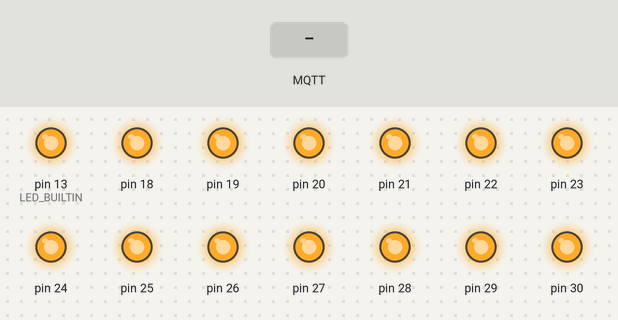
Bench run of a program on a simulated Arduino Mega 2560, built with avr-gcc and run on an emulated ATmega2560. On the bench: output pins drawn as LEDs (lit = HIGH). Inputs (shaded band) come from the test bench. WiFi joins after 1.5 s; servers stay silent unless stated; no MQTT or app messages arrive unless stated; not simulated (calls return 0 or success): Private.h.

Above: at 2.7 s.
2.8 s: MQTT message "1" arrives on the second subscribed topic
At 5.6 s:
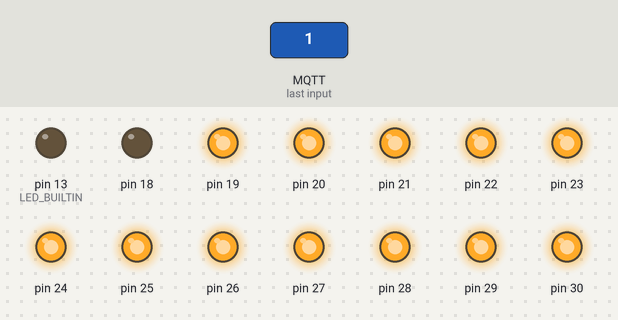
5.8 s: MQTT message "1" arrives on the third subscribed topic
At 6.9 s:
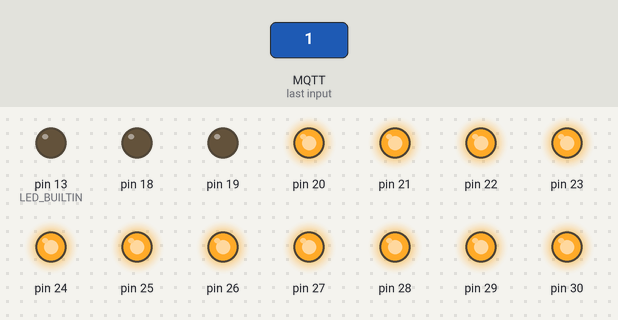
7.3 s: MQTT message "0" arrives on the second subscribed topic
At 8.1 s:
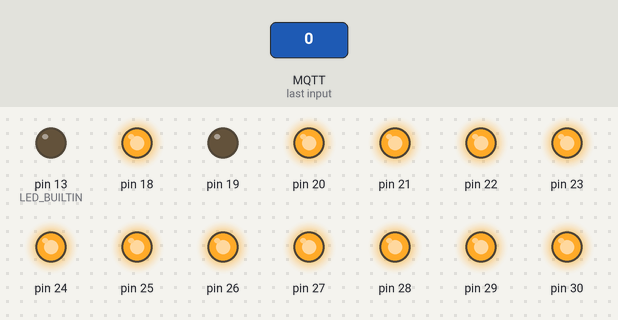
8.8 s: MQTT message "0" arrives on the third subscribed topic
At 9.2 s:
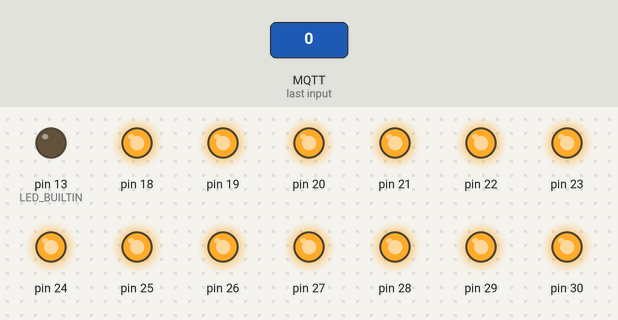
Timing chart, 0 to 11.3 s (numbered marks = the images above; inputs shaded):
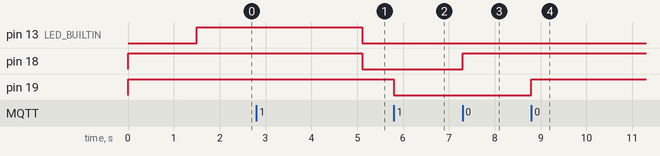

Measured:
- after the input at 2.8 s, pin 18: HIGH → LOW after 2.3 s
- after the input at 5.8 s, pin 19: HIGH → LOW at once
- after the input at 7.3 s, pin 18: LOW → HIGH at once
- after the input at 8.8 s, pin 19: LOW → HIGH at once

The program:

main.cpp
```cpp
//! Follow tasmota MQTT Message flow convention
// https://github.com/arendst/Tasmota/wiki/MQTT-Overview#mqtt-message-flow

#include <Arduino.h>
#include <SPI.h>
#include <Ethernet.h>
#include <PubSubClient.h> // https://pubsubclient.knolleary.net/api.html
#include <stdlib.h>
// #include <TimerAlarms.h>
// * In Definitions.h we #define Serial enable/disable and diferent setings (parameters)!
#include "Definitions.h"
#include "Private.h"
#include "Relay.h"

// MAC address for the controller
byte mac[] = {
  // 0x00, 0xAA, 0xBB, 0xCC, 0xDE, 0x02
   0xDE, 0xAD, 0xBE, 0xEF, 0xFE, 0xED //ot star comp MAC-a
};

//////////*************
//!PLACE YOUR CREDENTIALS IN Private.h as follows:
//////////*************
// MQTT connection parameters:
//const char *mqtt_server = "IP of the server";
//const char *mqttClientId = "your client ID";
//const char *mqtt_user = "mqtt broker user";
//const char *mqtt_pass = "mqtt broker pass";
//////////*************


//////////*************
// Relay MQTT comands/states can be: ON and OFF ???? or 1 and 0 ???? //!
//////////*************
  const long mqtt_reconect_interval = 5000; // 5 seconds
  const long mqtt_stat_msgs_interval = 60000; //one minute for status refresh //300000; 5 min  ???da prashta status na 5 min kato sonoffa????
  unsigned long previous_stat_msgs_Millis = 0;  // will store last time STATUS was send to MQTT

// MQTT reconect in loop - non blocking!!!
  boolean  mqtt_reconnect();
// Handle incomming MQTT messages
  void mqtt_callback(char* topic, byte* payload, unsigned int length);
// MQTT publish STAT message
  void mqtt_publish_stat_message(char* topic, char* payload);
  void mqttPublishStatAllmessage();
// char* string manipulation
int stringToInteger(const char *inputstr);

  EthernetClient ethClient;
  PubSubClient mqttClient(ethClient);
  long lastReconnectAttempt = 0;

// Execute reconect attempt
  boolean reconnect();

// Arduino Mega pinout http://www.circuitstoday.com/wp-content/uploads/2018/02/Arduino-Mega-Pin-Configuration.jpg

// Relay pins for relays 1-32 ordered for the cabble connectors:
// 255 is invalid pin number used for the zero relay
// pins 18,19 and 22 to 48 even to 16 realy board
// pins 20,21,23 to 33 odd 8 relay board top
// pins 35 to 49 odd botom 8 relay board
//! DO NOT USE: Pins 0 and 1 Rx1,TX1 - used by serial
//! DO NOT USE: Pin 4 - SS pin for the SD card
//! DO NOT USE: Pin 10 - SS for the Ethernet module (10 is default)
//! DO NOT USE: Pin 13 - LED_BUILT_IN pin
//! DO NOT USE: 50, 51, 52, 53 - SPI pins for the Ethernet shield /on the raiser header or on he pin headers/
//! DO NOT USE: 54 do not use, needs to be set to Output HIGH

//! WARNING ! PIN 40 AND 39 SWAPPED BECOUSE OF WRONG CABLE!!!! USE THIS ORDER WITH THE CURRENT CABLE
     int relayPins[33] = {255, 18,19,20,21,22,23,24,25,26,27,28,29,30,31,32,33,34,35,36,37,38,39,40,41,42,43,44,45,46,48,47,49};
//! THE LINE BELOW IS THE ONE WIT THE RIGHT ORDER OF PINS TO BE USED WITH NEW CABLE
    //  int relayPins[33] = {255, 18,19,20,21,22,23,24,25,26,27,28,29,30,31,32,33,34,35,36,37,38,39,40,41,42,43,44,45,46,47,48,49};
     int ssrPins[6] = {2,3,5,6,7,8};
  // int relayPins[33] = {255, 18,19,22,24,26,28,30,32,34,36,38,40,42,44,46,48,20,21,23,25,27,29,31,33,35,37,39,41,43,45,47,49};


// SS pin Ethernet shield
// se to 12, do not use the default (10)
// SPI pins for the Ethernet shield
// 50 - 53
// 54 do not unuse, needs to be set to Output HIGH
// LED_BUILTIN 13 use for watchdog/heartbeat???
// Available pins:
// 0 - 10

//  MQTT topics:
// const char willTopic[] = "arduino/will";
// const char inTopic[]   = "arduino/in";
// const char outTopic[]  = "arduino/out";
const char *mqtt_LWT_topic = "tele/ardu_mega_heating_ctrl_1/LWT";
// tele/ardu_mega_heating_ctrl_1/STATE
// tele/ardu_mega_heating_ctrl_1/SENSOR
const char *mqtt_command_topic_base = "cmnd/ardu_mega_heating_ctrl_1/";
// tele/ardu_mega_heating_ctrl_1/RESULT
Relay relay[(sizeof(ssrPins) / sizeof(int))+(sizeof(relayPins) / sizeof(int))];


void setup()
{
//! WARNING !! MUST INITIALIZE THE RELAYS FIRST IN ORDER TO AVOID INITIAL TEMPORARY CYCLING
//! OF THE DEVICES CONNECTED TO THOSE RELAYS AFTER POWER ON
// INITIALIZE Relays:
  for (size_t i = 0; i < sizeof(relayPins) / sizeof(int); i++)
  {
    Sprint("Initializing relay ");Sprint(i);Sprint(" With pin ");Sprintln(relayPins[i]);
    relay[i].init(relayPins[i],true); //set the realys as activeLow
  }
  for (size_t i = 0; i < sizeof(ssrPins) / sizeof(int); i++)
  {
    int relayNum = ((sizeof(relayPins) / sizeof(int))+i);
    Sprint("Initializing SSR "); Sprint(relayNum); Sprint(" With pin "); Sprintln(ssrPins[i]);
    relay[relayNum].init(ssrPins[i],false); //set the realys as activeLow
  }

////
  //! Oboard LED will be ON in case of lost connetion to the MQTT server
   pinMode(LED_BUILTIN, OUTPUT);
  //  digitalWrite(LED_BUILTIN, HIGH); //LED ON
      digitalWrite(LED_BUILTIN, LOW); // LED OFF

  // Ethernet.init(pin) to configure the CS pin on the Ethernet shield
  // Ethernet.init(10);  // we use the default pin 10 / no need to set it up

 // Open serial communications and wait for port to open:
  Sbegin(115200);
  // while (!Serial) {
  //   ; // wait for serial port to connect. Needed for native USB port only
  // }

// Start the Ethernet connection:
  Sprintln(F("Initialize Ethernet with DHCP:"));
  if (Ethernet.begin(mac) == 0) {
    Sprintln(F("Failed to configure Ethernet using DHCP"));
    if (Ethernet.hardwareStatus() == EthernetNoHardware) {
      Sprintln(F("Ethernet shield was not found.  Sorry, can't run without hardware. :("));
    } else if (Ethernet.linkStatus() == LinkOFF) {
      Sprintln(F("Ethernet cable is not connected."));
    }
    // no point in carrying on, so do nothing forevermore:
    while (true) {
      delay(1);
    }
  }// END Start the Ethernet connection

// print local IP address:
  Sprintln(F("IP address: "));
  Sprintln(Ethernet.localIP());

// Set MQTT server/port and callback funcion
  mqttClient.setServer(mqtt_server, 1883);
  mqttClient.setCallback(mqtt_callback);

}//END setup
////


void loop()
{
// DHCP maintenance:
  switch (Ethernet.maintain()) {
    case 1:
      //renewed fail
      Sprintln(F("Error: renewed fail"));
      break;

    case 2:
      //renewed success
      Sprintln(F("Renewed success"));
      //print your local IP address:
      Sprintln("My IP address: ");
      Sprintln(Ethernet.localIP());
      break;

    case 3:
      //rebind fail
      Sprintln(F("Error: rebind fail"));
      break;

    case 4:
      //rebind success
      Sprintln(F("Rebind success"));
      //print your local IP address:
      Sprint(F("My IP address: "));
      Sprintln(Ethernet.localIP());
      break;

    default:
      //nothing happened
      break;
  } // End DHCP maintenance

// PubSub MQTT client non blocking reconect based on  https://github.com/knolleary/pubsubclient/blob/master/examples/mqtt_reconnect_nonblocking/mqtt_reconnect_nonblocking.ino
// Actually is blocking while the connect attempt - https://github.com/knolleary/pubsubclient/issues/147
//???? Solution??? https://github.com/knolleary/pubsubclient/issues/583 ???

  long now = millis();

// MQTT connection maintenance:

  if (!mqttClient.connected()) {
  digitalWrite(LED_BUILTIN, HIGH);

    // Sprint("failed, rc=");
    // Sprint(mqttClient.state());
    // Sprintln(" try connecting MQTT server again in " );
    // Sprint(mqtt_reconect_interval - (now - lastReconnectAttempt));
    // Sprintln(" miliseconds " );

      if (now - lastReconnectAttempt > mqtt_reconect_interval) {
        lastReconnectAttempt = now;
      // Attempt to reconnect
      Sprintln("" );
      Sprintln("New MQTT connection attempt..." );
      if (mqtt_reconnect()) {
        lastReconnectAttempt = 0;
        now = millis(); // Get current millis
        previous_stat_msgs_Millis = now; // Schedule next STAT publish in mqtt_stat_msgs_interval
        Sprintln(" Connection to MQTT server successful! " );

        digitalWrite(LED_BUILTIN, LOW);

      }
    }
  } else {
    // Client connected
    mqttClient.loop();
    digitalWrite(LED_BUILTIN, LOW);
  } //END MQTT connection non blocking maintenance

//TODO Process sensors if any

// Send periodic stat message every mqtt_periodic_stat_msgs_period with timer
    if (now - previous_stat_msgs_Millis > mqtt_stat_msgs_interval) {
      mqttPublishStatAllmessage();  // Publish mqtt STAT message
      previous_stat_msgs_Millis = now; // Schedule next STAT publish in mqtt_stat_msgs_interval
      Sprintln(" Stat message published to mqtt server! " );

     }
////
}// END loop
////

// PubSub MQTT reconnect
  boolean mqtt_reconnect() {
    // Attempt to connect
      if (mqttClient.connect(mqttClientId,mqtt_user,mqtt_pass, mqtt_LWT_topic, 1, true, "Offline")) {
        Sprintln("connected");
        // Once connected, publish an "Online" announcement...
        mqttClient.publish(mqtt_LWT_topic, "Online");
        Sprintln("Online message published on LWT topic");
 //! TEST     REMOVE
// String str_payload=String(1);
// String str_relay_number=String(13);
// String mqtt_command_topic_str = "cmnd/ardu_mega_heating_ctrl_1/POWER";
// mqtt_command_topic_str += str_relay_number;
// // in a nutshell the statement works where payload is a declared String using latest IDE and PubSubClient
// // client.publish(topic, (char*) payload.c_str())
// // See other issue published at here - igrr/esp8266_pubsubclient.ino
// mqttClient.publish(mqtt_command_topic, (char*) str_payload.c_str())

// и друг начин:
// //Preparing for mqtt send

//     temp_str = String(ftemp); //converting ftemp (the float variable above) to a string
//     temp_str.toCharArray(temp, temp_str.length() + 1); //packaging up the data to publish to mqtt whoa...

//     hum_str = String(humidity); //converting Humidity (the float variable above) to a string
//     hum_str.toCharArray(hum, hum_str.length() + 1); //packaging up the data to publish to mqtt whoa...

//     Serial.print("Publish message: ");//all of these Serial prints are to help with debuging

//     client.publish("Workshop Temperature", temp); //money shot
//     client.publish("Workshop Humidity", hum);

// Example 2: String to Integer conversion Arduino
// String val = “1234”;
// int result = val.toInt();  //Converts string to integer

// https://forum.arduino.cc/index.php?topic=593844.0
// float pi = 3.14159;
// char msg[30];
// char val[10];
// dtostrf(pi, 8, 5, val);
// sprintf(msg, "I like pie: %s", val);
//       // Once connected, publish an announcement...
//  client.publish("smartdevice", msg);

// The dtostrf() function converts the double value passed in val into an ASCII
// MQTT commonly uses forward slashes (/) as path delimiters. If you want to use backslashes (\), you have to escape them in C++ code:

// Code: [Select]
// char buffer[15];
// client.publish("WeatherStation1\\BME280\\Temperature", dtostrf(bme.readTemperature(),8,2));

// incomming = .....

// char charBuf[incoming.length() + 1];
// incoming.toCharArray(charBuf,incoming.length() + 1);
// client.publish(mqtt_topic_pub, charBuf);

// Try it ^^

// if ((char)payload[0]=='1'){
//     relays_on();
//   }
//   else{
//     relays_off();
//   }

//! END TEST

        //Subscribe to MQTT topics:
        //
        // Subscribe to  command topic base -  "cmnd/ardu_mega_heating_ctrl_1/"
        //! Subscribe to  command topic POWER for each realy attached ( i.e."cmnd/ardu_mega_heating_ctrl_1/" POWER1, POWER2 ...POWER(n) )
        for (size_t i = 0; i < ((sizeof(ssrPins) / sizeof(int))+(sizeof(relayPins) / sizeof(int))); i++)
        // for (size_t i = 0; i < MAX_NUMBER_OF_RELAYS; i++)
        {
          char str[37] = "cmnd/ardu_mega_heating_ctrl_1/POWER"; // cmnd/ardu_mega_heating_ctrl_1/POWER is 35 chars + 2 chars for - and \0
          char buf[4]; // "-32\0"
          itoa(i,buf,10);
          strcat((char*) str,(char*) buf);
          Sprint("Topic to subscribe: ");
          Sprintln(str);

          mqttClient.subscribe(str);
          //  mqttClient.subscribe("cmnd/ardu_mega_heating_ctrl_1/POWER1");
         /* code */
        }

        // mqttClient.subscribe(mqtt_command_topic_base);

        // Publish to MQTT topics:
        //
        //???? Publish initial STAT message to mqtt_stat_topic for each relay
        // ! publish the state of all relays on mqtt reconect!!!
        for (size_t relay_number = 0; relay_number < ((sizeof(ssrPins) / sizeof(int))+(sizeof(relayPins) / sizeof(int))); relay_number++)
        // for (size_t i = 0; i < MAX_NUMBER_OF_RELAYS; i++)
        {
          char stat_topic[37] = "stat/ardu_mega_heating_ctrl_1/POWER"; // cmnd/ardu_mega_heating_ctrl_1/POWER is 35 chars + 2 chars for - and \0
          char buf[4]; // "-32\0"
          itoa(relay_number,buf,10);
          strcat((char*) stat_topic,(char*) buf);
          Sprint("Publishing state to stat topic on MQTT reconect for relay: ");
          Sprintln(stat_topic);

          mqttClient.publish(stat_topic, (relay[relay_number].state()) ? "ON" : "OFF");
        }


        // ! end   publish the state of all relays on mqtt reconect!!!
      }
    return mqttClient.connected();
  }//END mqtt_reconnect()


// Publish STAT MQTT message
  void mqtt_publish_message(char* out_topic, char* payload){
             digitalWrite(LED_BUILTIN, HIGH);

        mqttClient.publish(out_topic, payload);
        Sprint("Message published on ");
        Sprint(out_topic);
        Sprint(" topic with payload: ");
        Sprintln(payload);
         digitalWrite(LED_BUILTIN, LOW);

    }
//! Periodic stat example:
//! {"Time":"2020-02-09T19:25:44","Uptime":"3T06:15:04","UptimeSec":281704,"Heap":28,"SleepMode":"Dynamic","Sleep":50,"LoadAvg":19,"MqttCount":8,"POWER1":"OFF","POWER2":"OFF","POWER3":"OFF","POWER4":"OFF","Wifi":{"AP":1,"SSId":"code","BSSId":"F8:D1:11:3B:4B:16","Channel":9,"RSSI":100,"LinkCount":1,"Downtime":"0T00:00:37"}}
void mqttPublishStatAllmessage() {
        //???? Publish initial STAT message to mqtt_stat_topic for each relay
         digitalWrite(LED_BUILTIN, HIGH);
        for (size_t relay_number = 0; relay_number < ((sizeof(ssrPins) / sizeof(int))+(sizeof(relayPins) / sizeof(int))); relay_number++)
        // for (size_t i = 0; i < MAX_NUMBER_OF_RELAYS; i++)
        {
          char stat_topic[37] = "stat/ardu_mega_heating_ctrl_1/POWER"; // cmnd/ardu_mega_heating_ctrl_1/POWER is 35 chars + 2 chars for - and \0
          char buf[4]; // "-32\0"
          itoa(relay_number,buf,10);
          strcat((char*) stat_topic,(char*) buf);
          Sprint("Publishing periodic state message: ");
          Sprintln(stat_topic);

          mqttClient.publish(stat_topic, (relay[relay_number].state()) ? "ON" : "OFF");
        }

      digitalWrite(LED_BUILTIN, LOW);
        // ! end   publish the state of all relays on mqtt reconect!!!
      }


// Handle incomming MQTT messages
void mqtt_callback(char* topic, byte* payload, unsigned int length) {
  //! https://www.instructables.com/id/Arduino-String-Manipulation-Using-Minimal-Ram/

  Sprintln("Message arrived");
    Sprint("Originalniq topic - ");
    Sprintln(topic);
    // strncpy(outputString, (char*)str, i); // copy to outputString
    // outputString[i] = '\0'; // put in new null terminator
    char topic_copy[40];
    strncpy(topic_copy, (char*)topic, strlen(topic)+1);
    Sprintln(topic_copy);

  // handle message arrived
//mqtt_command_topic = "cmnd/ardu_mega_heating_ctrl_1/POWER" has 35 characters (plus terminating "\0")!!
//! tova e dobawiane na nomer na rele
  // const char* mod_topic = (char*)topic;
  // char* str_relay_num = "12";
  // strcat((char*) mod_topic,str_relay_num);
//! tuka vmesto topic mi trqbwa substring ot na`aloto

    int number_of_chars = 30; // number of characters in the topic with /POWER at the end ia 35
    char stripped_topic[40];
    strncpy(stripped_topic, (char*)topic_copy, number_of_chars); // copy stripped part to the output String
    stripped_topic[number_of_chars] = '\0'; // put in new null terminator at the end
    Sprint("stripped topic: ");
    Sprintln(stripped_topic);

    // We have mqtt_command_topic_base = "cmnd/ardu_mega_heating_ctrl_1/"
    // now we add POWER at the end
    strcat((char*) stripped_topic,"POWER");
      Sprint("stripped topic with POWER: ");
    Sprintln(stripped_topic);

    // Asemble the stat topic name
    // Remove cmnd and repalce with stat
    char* topic_no_prefix = topic_copy + 4;  // new char pointer pointing at fift element of someData
    char stat_topic[40]={"stat"};
    strcat(stat_topic,topic_no_prefix);
    // stat_topic[number_of_chars] = '\0'; //? put in new null terminator at the end
    Sprint("STAT TOPIC NAME IS: ");
    Sprintln(stat_topic);

  if (strcmp(stripped_topic,"cmnd/ardu_mega_heating_ctrl_1/POWER") == 0){
    Sprintln("Mina proverkata za topik s POWER");
    Sprint("Originalniq topic - ");
    Sprintln(topic);

    // Take the realy number from the incomming topic name:
    int relay_number = atoi( &topic_copy[strlen("cmnd/ardu_mega_heating_ctrl_1/POWER")]);
    Sprint("dekodiran nomer na rele ot topika:");
    Sprintln(relay_number);
    // int value = atoi( &topic[35] );
// ... If there is always just one space.  14 is the length of the compare string, so &array [14] is
// a pointer to the character after that.
// atoi starts there, looking for digit characters.

//! Payloads ON and OFF are ommited as OpenHab sends both 1 and ON or 0 and OFF to the command topic,
//! We expect 0,1 or empty as payload!
    Sprint("Payload is:");
    Sprintln((char*)payload);
    // if ((char)payload[0]=='\0'){// empty payload means that openHab requests current status of the relay
    //     // Following tasmota convention empty payload on cmnd/ topic should return current state of the realy
    //     // We do not react on unexpected payload, just empty one shuld trigger status message

    //     mqttClient.publish(stat_topic, (relay[relay_number].isOn()) ? "ON" : "OFF");

    //     Sprint("Empty payload received on cmnd/ topic.");
    //     Sprint("Relay ");
    //     Sprint(relay_number);
    //     Sprint(" current state (stat/ mqtt message) payload: ");
    //     Sprintln((relay[relay_number].isOn()) ? "ON" : "OFF" );

    // }else

    if ((char)payload[0]=='1'){
        relay[relay_number].on();
        mqttClient.publish(stat_topic, (relay[relay_number].state()) ? "ON" : "OFF");

        Sprint("Relay ");
        Sprintln(relay_number);
        Sprintln(" switchOn command issued");
      }

      else if ((char)payload[0]=='0'){
        relay[relay_number].off();
        mqttClient.publish(stat_topic, (relay[relay_number].state()) ? "ON" : "OFF");

        Sprint("Relay ");
        Sprintln(relay_number);
        Sprintln(" switchOFF command issued");

      }//END


  }//END message received on cmnd/ardu_mega_heating_ctrl_1/POWER(n) topic


  //  String stopic = topic;
  // //  If string compare substring .../Power...then
  // String s = "Watering: 1";
  // char last = s.charAt(s.length() - 1);

  // syzdawane na topic ot const char* i nomer na rele
  // const char* mod_topic = (char*)topic;
  // char* str_relay_num = "12";
  // strcat((char*) mod_topic,str_relay_num);
  // // strcat((char*) mod_topic,(char*) str2);


// char str[]={'h','e','l','l','o','!',0}; // completely equivalent to : char* str="hello!";

// if ((char)payload[0]=='1'){
//     relays_on();
//   }
//   else{
//     relays_off();
//   }


}
// char* basicStringAdd(const char *str1, const char *str2) // adds string 2 to the end of string 1
// {

//     strcat((char*) str1,(char*) str2); // add strings together, answer in str1
//     strcpy(outputString, str1); // copy string to outputstring
//     return outputString;
// }


// https://pseudo-server.com/blog/wi-fi-remote-using-an-esp8266/
/**
* Using ArduinoJson.h to send a JSON payload via MQTT
*/
// void sendMQTTMessage(char* topic, char* button) {

//   doc["sensor"] = "wooden-remote";
//   doc["button"] = String(button);
//   doc["batt"] = getBattLevel();

//   char buffer[512];
//   size_t n = serializeJson(doc, buffer);
//   client.publish(topic, buffer, n);

//   if(debug){
//     Serial.println("Sending MQTT");
//     Serial.println(button);
//   }

// }

// MQTT topics:

// tele/ardu_mega_heating_ctrl_1/LWT
// tele/ardu_mega_heating_ctrl_1/STATE
// tele/ardu_mega_heating_ctrl_1/SENSOR
// cmnd/ardu_mega_heating_ctrl_1/POWER
// tele/ardu_mega_heating_ctrl_1/RESULT


// PubSubClient:
// int state ()
// Returns the current state of the client. If a connection attempt fails, this can be used to get more information about the failure.

// Returns
// int - the client state, which can take the following values (constants defined in PubSubClient.h):
// -4 : MQTT_CONNECTION_TIMEOUT - the server didn't respond within the keepalive time
// -3 : MQTT_CONNECTION_LOST - the network connection was broken
// -2 : MQTT_CONNECT_FAILED - the network connection failed
// -1 : MQTT_DISCONNECTED - the client is disconnected cleanly
// 0 : MQTT_CONNECTED - the client is connected
// 1 : MQTT_CONNECT_BAD_PROTOCOL - the server doesn't support the requested version of MQTT
// 2 : MQTT_CONNECT_BAD_CLIENT_ID - the server rejected the client identifier
// 3 : MQTT_CONNECT_UNAVAILABLE - the server was unable to accept the connection
// 4 : MQTT_CONNECT_BAD_CREDENTIALS - the username/password were rejected
// 5 : MQTT_CONNECT_UNAUTHORIZED - the client was not authorized to connect
```

Source omitted: Definitions.h (856 bytes), Relay.h (545 bytes), Relay.cpp (2710 bytes)
